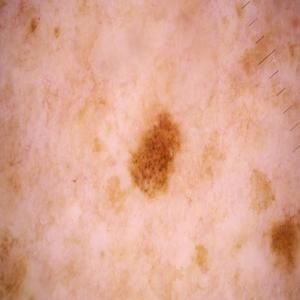
#> input picture README.md/melanoma_7.jpg, 300 x 300 px, found by its file name
$ python Preprocessing3.py
#> lines starting #> are read from the running program, lines starting #| are printed output that depends on the picture; after the words box and inside, x2 and y2 are one past the last pixel; in counts of white or black regions, pixels touching at a corner belong together
import cv2

#IMAGE ACQUISITION

#Input image
path='melanoma_7.jpg'
#Read image
image=cv2.imread(path,cv2.IMREAD_COLOR)
#> image is the input picture: shape (300, 300, 3); mean B, G, R 144.7, 165.4, 220
#Image cropping
img=image[30:410,30:560]
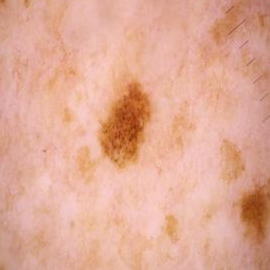
#> img: shape (270, 270, 3); mean B, G, R 149, 170, 224.6

#DULL RAZOR (REMOVE HAIR)

#Gray scale
grayScale = cv2.cvtColor(img, cv2.COLOR_RGB2GRAY )
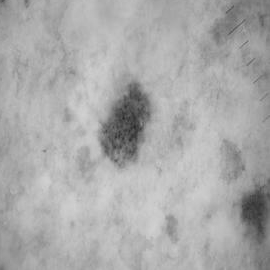
#> grayScale: shape (270, 270); min 38, max 210, mean 169.9
#Black hat filter
kernel = cv2.getStructuringElement(1,(9,9))
blackhat = cv2.morphologyEx(grayScale, cv2.MORPH_BLACKHAT, kernel)
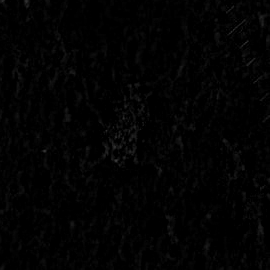
#> blackhat: shape (270, 270); min 0, max 59, mean 2.6
#Gaussian filter
bhg= cv2.GaussianBlur(blackhat,(3,3),cv2.BORDER_DEFAULT)
#Binary thresholding (MASK)
ret,mask = cv2.threshold(bhg,10,255,cv2.THRESH_BINARY)
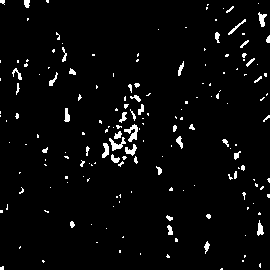
#> mask: shape (270, 270); 3.5% white; 177 white regions (134 under 20 px), largest, box (x1, y1, x2, y2) and area: (124, 124, 138, 142) 119, (109, 137, 126, 151) 100, (125, 144, 137, 156) 73
#Replace pixels of the mask
dst = cv2.inpaint(img,mask,6,cv2.INPAINT_TELEA)

#Display images
cv2.imshow("Original image",image)
cv2.imshow("Cropped image",img)
cv2.imshow("Gray Scale image",grayScale)
cv2.imshow("Blackhat",blackhat)
cv2.imshow("Binary mask",mask)
cv2.imshow("Clean image",dst)

cv2.waitKey(30000)
cv2.destroyAllWindows()

$ run again, with README.md/melanoma_4.jpg copied over README.md/melanoma_7.jpg
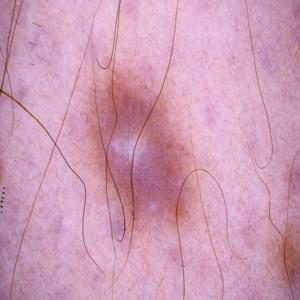
#> input picture README.md/melanoma_4.jpg, 300 x 300 px, found by its file name
#> image is the input picture: shape (300, 300, 3); mean B, G, R 179.4, 155.5, 206.2
#> `ret,mask = cv2.threshold(bhg,10,255,cv2.THRESH_BINARY)`:
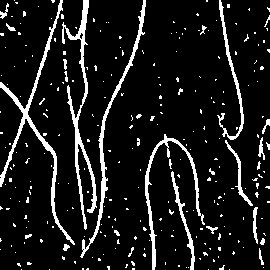
#> mask: shape (270, 270); 10.2% white; 273 white regions (246 under 20 px), largest, box (x1, y1, x2, y2) and area: (0, 0, 75, 245) 1327, (62, 0, 97, 230) 1324, (80, 0, 146, 258) 989
#> `dst = cv2.inpaint(img,mask,6,cv2.INPAINT_TELEA)`:
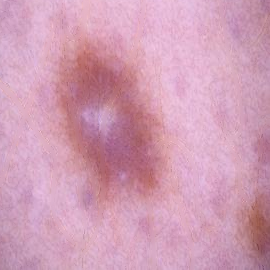
#> dst: shape (270, 270, 3); mean B, G, R 180.9, 157.2, 209.1

$ run again, with README.md/melanoma_6.jpg copied over README.md/melanoma_7.jpg
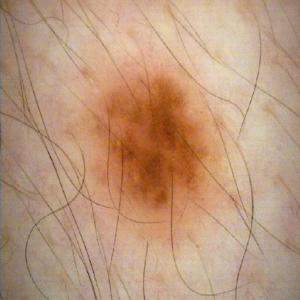
#> input picture README.md/melanoma_6.jpg, 300 x 300 px, found by its file name
#> image is the input picture: shape (300, 300, 3); mean B, G, R 124.7, 151.9, 188.2
#> `ret,mask = cv2.threshold(bhg,10,255,cv2.THRESH_BINARY)`:
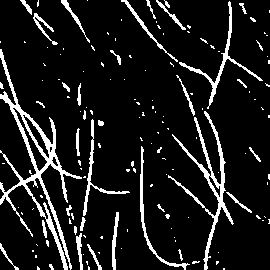
#> mask: shape (270, 270); 10.7% white; 147 white regions (112 under 20 px), largest, box (x1, y1, x2, y2) and area: (0, 49, 82, 270) 2506, (168, 111, 234, 270) 1270, (179, 1, 263, 109) 593
#> `dst = cv2.inpaint(img,mask,6,cv2.INPAINT_TELEA)`:
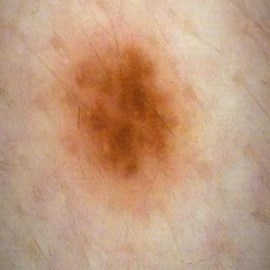
#> dst: shape (270, 270, 3); mean B, G, R 126.8, 155.4, 194

$ run again, with README.md/melanoma_91.jpg copied over README.md/melanoma_7.jpg
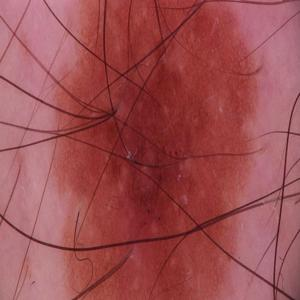
#> input picture README.md/melanoma_91.jpg, 300 x 300 px, found by its file name
#> image is the input picture: shape (300, 300, 3); mean B, G, R 81.9, 78.8, 157.4
#> `ret,mask = cv2.threshold(bhg,10,255,cv2.THRESH_BINARY)`:
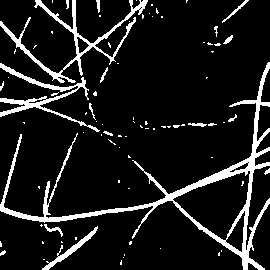
#> mask: shape (270, 270); 10.9% white; 83 white regions (66 under 20 px), largest, box (x1, y1, x2, y2) and area: (0, 62, 270, 270) 4119, (0, 0, 148, 83) 1554, (0, 63, 100, 132) 1066
#> `dst = cv2.inpaint(img,mask,6,cv2.INPAINT_TELEA)`:
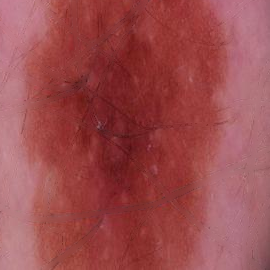
#> dst: shape (270, 270, 3); mean B, G, R 78.4, 76.2, 156.7
